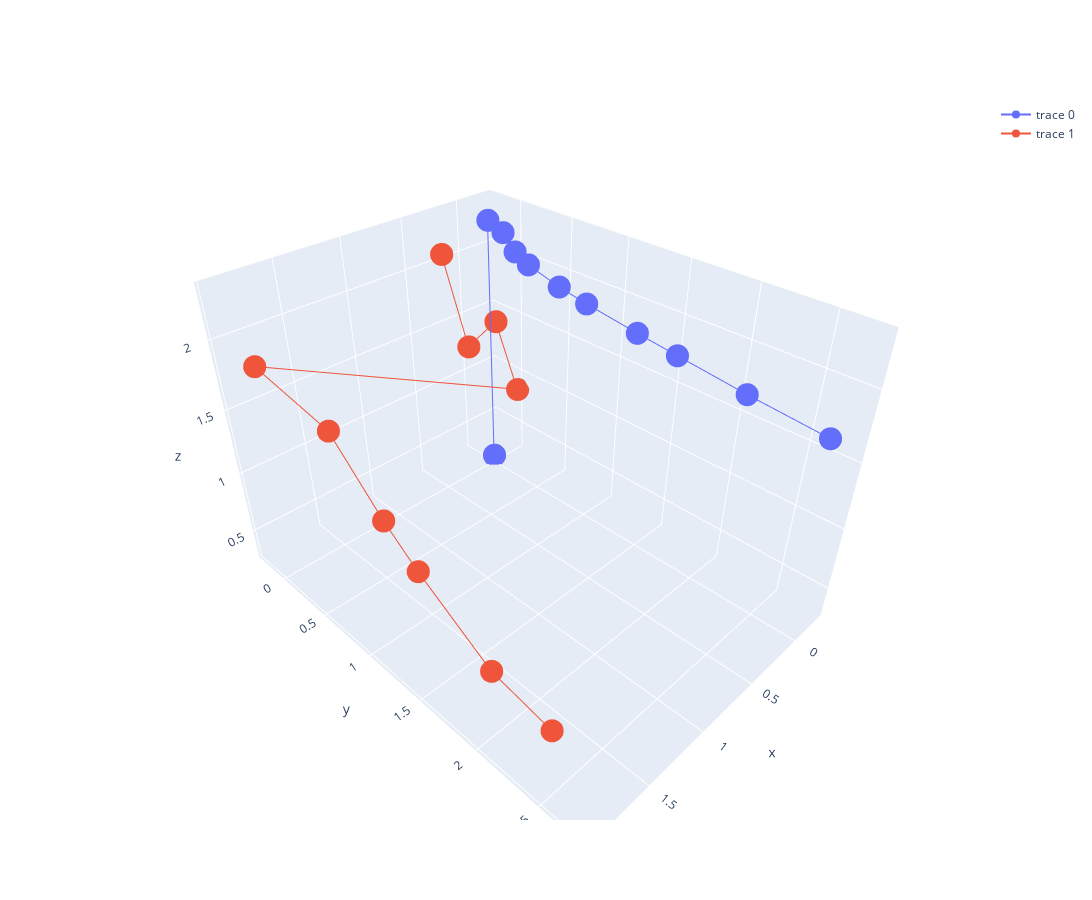

Notebook code cell kept with this figure:
### Code cell
# Plot trajectories
est_traj_trace = go.Scatter3d(x=traj_est[:,0], y=traj_est[:,1], z=traj_est[:,2])
fig = go.Figure(data=[gt_traj_trace, est_traj_trace])
fig.update_layout(width=1500, height=900, scene=dict(aspectmode='data'))
fig.show()

### Figure 1 — Plotly figure (JSON) as saved in the notebook; plotly's stock layout.template omitted (floating-point values rounded to 4 significant figures)
{"data": [{"type": "scatter3d", "x": [0, 0, -0.0009242, -3.508e-06, -0.0003188, -0.000674, -0.0005512, -0.0002262, -8.462e-05, 8.101e-06, -0.01695], "y": [0, 0, 0.151, 0.2699, 0.3997, 0.6919, 0.9405, 1.374, 1.693, 2.205, 2.744], "z": [0.3186, 2.317, 2.267, 2.162, 2.105, 2.034, 1.993, 1.935, 1.897, 1.837, 1.776]}, {"type": "scatter3d", "x": [0.242, 0.0396, -0.1736, -0.2567, 1.948, 1.847, 1.831, 1.836, 1.825, 1.924], "y": [-0.2335, -0.2186, -0.1314, 0.01776, 0.07692, 0.6269, 1.057, 1.353, 1.939, 2.496], "z": [2.069, 1.259, 1.432, 0.8499, 1.952, 1.709, 1.284, 1.087, 0.7174, 0.8065]}], "layout": {"height": 900, "scene": {"aspectmode": "data"}, "width": 1500}}
